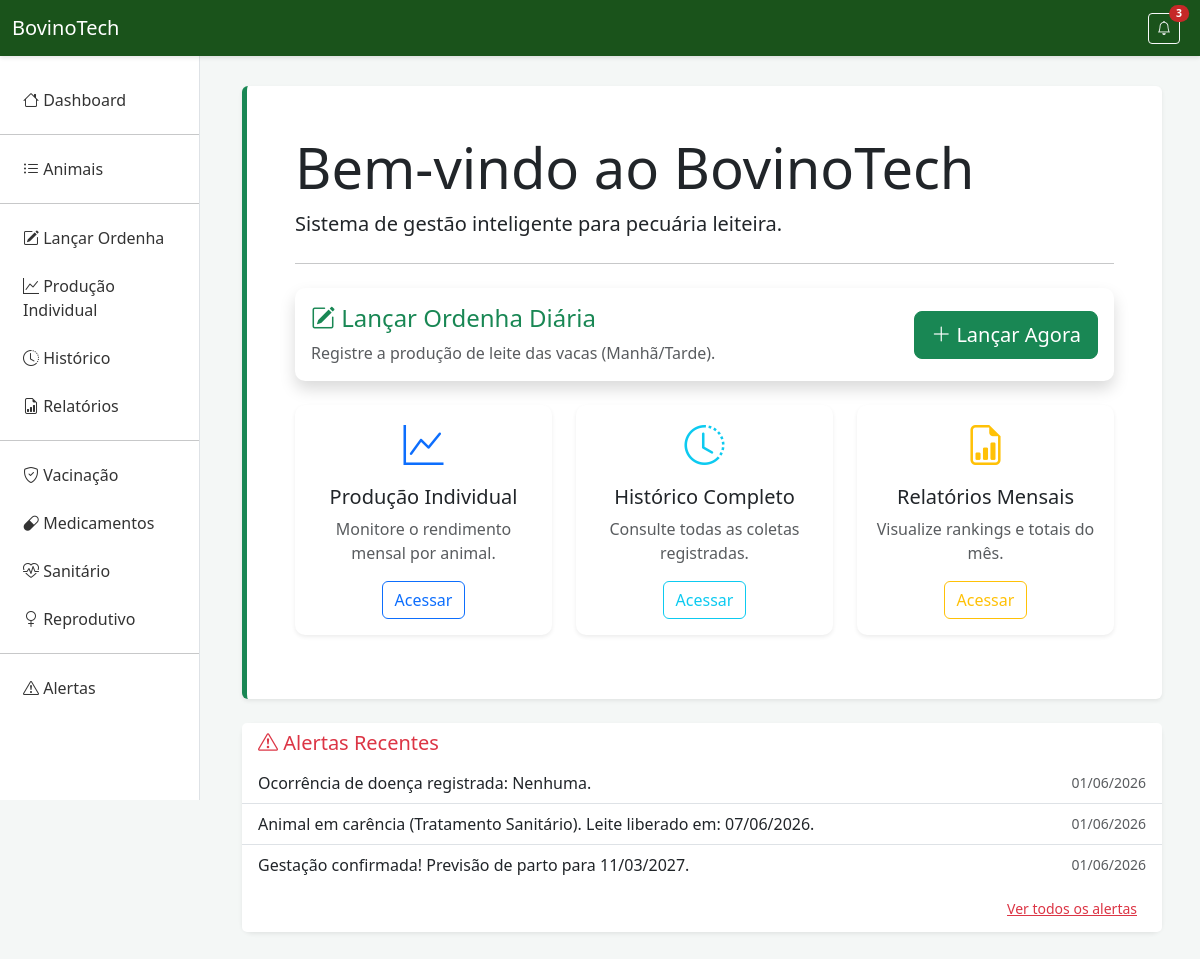
Before: /index/ with the older database file.
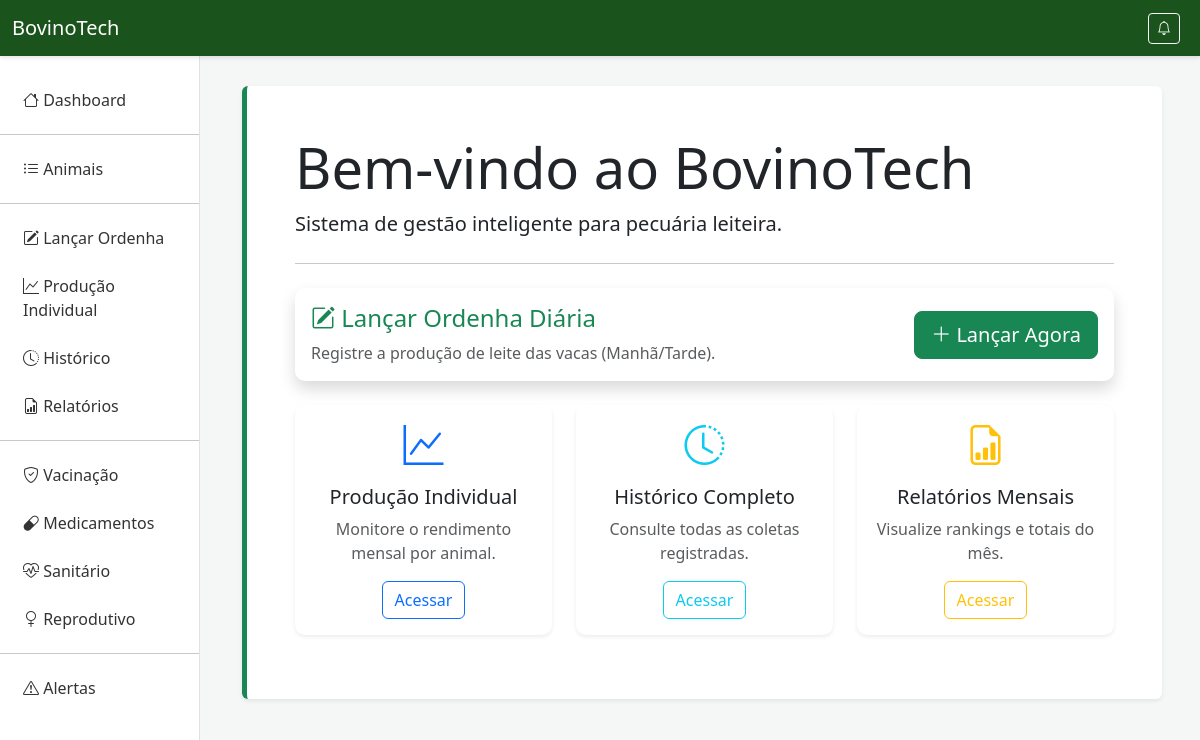
After: the same page with the newer database file.
### producao/models.py (models this page shows, shortened)
class Alerta(models.Model):
    TIPO_ALERTA = [
        ('VAC', 'Vacinação'),
        ('PAR', 'Parto'),
        ('PRO', 'Queda de Produção'),
        ('CAR', 'Carência'),
        ('SAN', 'Sanitário'),
    ]
    animal = models.ForeignKey(Animal, on_delete=models.CASCADE)
    tipo = models.CharField(max_length=3, choices=TIPO_ALERTA)
    mensagem = models.TextField()
    data_alerta = models.DateField(auto_now_add=True)
    lido = models.BooleanField(default=False)
    vacinacao = models.ForeignKey(Vacinacao, on_delete=models.CASCADE, null=True, blank=True)
    medicamento = models.ForeignKey(Medicamento, on_delete=models.CASCADE, null=True, blank=True)
    controle_sanitario = models.ForeignKey(ControleSanitario, on_delete=models.CASCADE, null=True, blank=True)

### producao/views.py (the view)
# urls.py: path('index/', views.index, name='index'),
def index(request):
    alertas = Alerta.objects.filter(lido=False).order_by('-data_alerta')[:5]
    total_alertas_nao_lidos = Alerta.objects.filter(lido=False).count()
    return render(request, 'index.html', {'alertas': alertas, 'total_alertas': total_alertas_nao_lidos})

### producao/templates/index.html (shortened to what this page needs)
{% extends 'base.html' %}
{% block content %}
<div class="jumbotron bg-white p-5 rounded shadow-sm border-start border-5 border-success">
    <h1 class="display-4">Bem-vindo ao BovinoTech</h1>
    <p class="lead">Sistema de gestão inteligente para pecuária leiteira.</p>
    <hr class="my-4">
    <div class="row mt-4">
        <div class="col-md-12 mb-4">
            <div class="card border-success shadow">
                <div class="card-body d-flex justify-content-between align-items-center">
                    <div>
                        <h4 class="card-title text-success"><i class="bi bi-pencil-square"></i> Lançar Ordenha Diária</h4>
                        <p class="card-text text-muted">Registre a produção de leite das vacas (Manhã/Tarde).</p>
                    </div>
                    <a href="{% url 'lancar_producao' %}" class="btn btn-success btn-lg"><i class="bi bi-plus-lg"></i> Lançar Agora</a>
                </div>
            </div>
        </div>
        <div class="col-md-4 mb-3">
            <div class="card h-100 border-0 shadow-sm">
                <div class="card-body text-center">
                    <div class="display-6 text-primary mb-3"><i class="bi bi-graph-up"></i></div>
                    <h5 class="card-title">Produção Individual</h5>
                    <p class="card-text text-muted">Monitore o rendimento mensal por animal.</p>
                    <a href="{% url 'controle_individual' %}" class="btn btn-outline-primary">Acessar</a>
                </div>
            </div>
        </div>
        <div class="col-md-4 mb-3">
            <div class="card h-100 border-0 shadow-sm">
                <div class="card-body text-center">
                    <div class="display-6 text-info mb-3"><i class="bi bi-clock-history"></i></div>
                    <h5 class="card-title">Histórico Completo</h5>
                    <p class="card-text text-muted">Consulte todas as coletas registradas.</p>
                    <a href="{% url 'historico_producao' %}" class="btn btn-outline-info">Acessar</a>
                </div>
            </div>
        </div>
        <div class="col-md-4 mb-3">
            <div class="card h-100 border-0 shadow-sm">
                <div class="card-body text-center">
                    <div class="display-6 text-warning mb-3"><i class="bi bi-file-earmark-bar-graph"></i></div>
                    <h5 class="card-title">Relatórios Mensais</h5>
                    <p class="card-text text-muted">Visualize rankings e totais do mês.</p>
                    <a href="{% url 'relatorios' %}" class="btn btn-outline-warning">Acessar</a>
                </div>
            </div>
        </div>
    </div>
</div>
{% if alertas %}
<div class="card mt-4 border-0 shadow-sm">
    <div class="card-header bg-white border-0">
        <h5 class="mb-0 text-danger"><i class="bi bi-exclamation-triangle"></i> Alertas Recentes</h5>
    </div>
    <div class="card-body p-0">
        <ul class="list-group list-group-flush">
            {% for alerta in alertas %}
            <a href="{% url 'marcar_alerta_lido' alerta.pk %}" class="list-group-item list-group-item-action d-flex justify-content-between align-items-center">
                {{ alerta.mensagem }}
                <small class="text-muted">{{ alerta.data_alerta|date:"d/m/Y" }}</small>
            </a>
            {% endfor %}
        </ul>
    </div>
    <div class="card-footer bg-white border-0 text-end">
        <a href="{% url 'lista_alertas' %}" class="btn btn-sm btn-link text-danger">Ver todos os alertas</a>
    </div>
</div>
{% endif %}
{% endblock %}

Changed rows visible on the page:
no longer on this page (row edited): Alerta: mensagem "Ocorrência de doença registrada: Nenhuma.", data_alerta "01/06/2026"
no longer on this page (row edited): Alerta: mensagem "Animal em carência (Tratamento Sanitário). Leite liberado em: 07/06/2026.", data_alerta "01/06/2026"
no longer on this page (row edited): Alerta: mensagem "Gestação confirmada! Previsão de parto para 11/03/2027.", data_alerta "01/06/2026"
Other visible differences:
{{ total_alertas }}: "3" → (not shown)
text no longer shown: "Alertas Recentes Ver todos os alertas"
